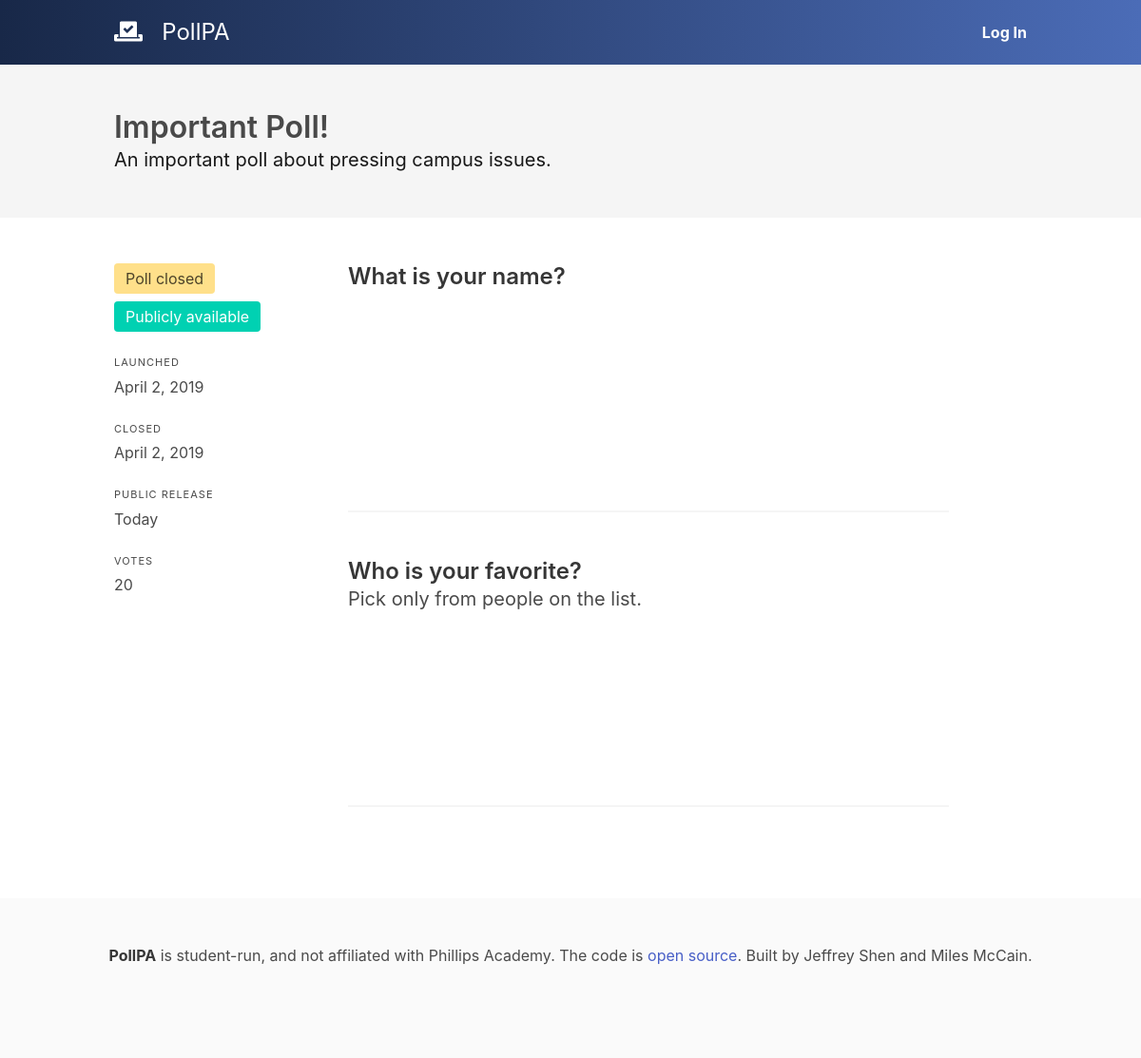
Page /poll/2/ on the earlier database version.
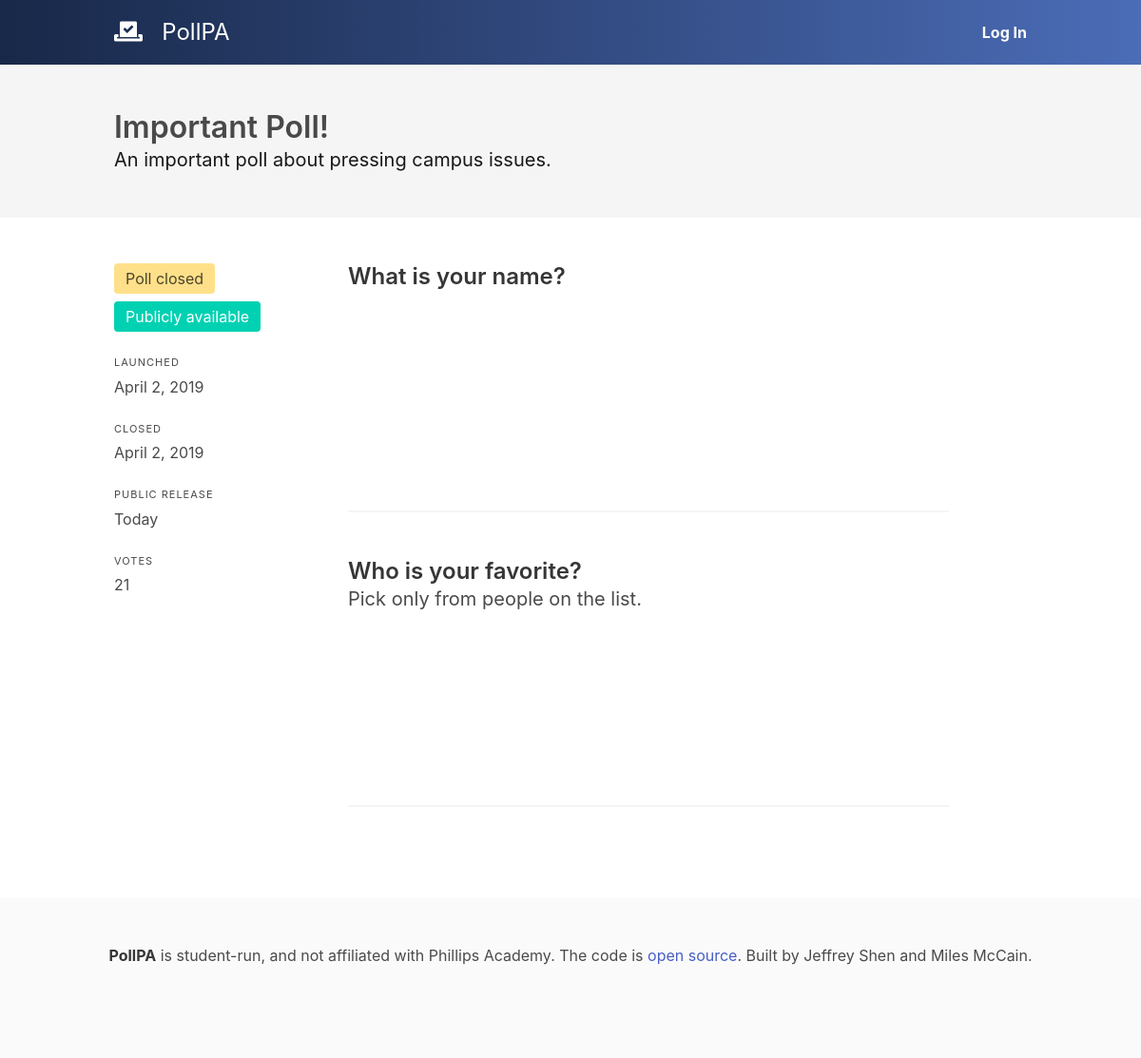
Same page on the later database version.
### polls/models.py (models this page shows, shortened)
class Poll(models.Model):
    id = models.AutoField(primary_key=True)
    created = models.DateTimeField(auto_now_add=True, db_index=True)
    available = models.DateTimeField(db_index=True)
    closes = models.DateTimeField(db_index=True)
    public = models.DateTimeField(db_index=True)
    title = models.TextField()
    description = models.TextField(blank=True)
    @property
    def questions(self):
        return Question.objects.filter(poll=self)
    @property
    def votes(self):
        return Vote.objects.filter(poll=self)
    @property
    def is_public(self):
        return timezone.now() > self.public
    @property
    def is_closed(self):
        return timezone.now() > self.closes
    def state(self, request):
        if not (self.available < timezone.now() or request.user.is_superuser):
            raise Http404()
        if self.public < timezone.now():
            return "results"

### polls/views.py (the view, shortened to what this page needs)
# urls.py: path('poll/<int:poll_id>/', views.poll, name='poll'),
def poll(request, poll_id):
    poll_obj = get_object_or_404(Poll, id=poll_id)
    state = poll_obj.state(request)
    validation = {
        "status": None,
        "text": None
    }
    responses = None
    if state == "results":
        responses = []
        for question in poll_obj.questions:
            q_response = {
                "title": question.text,
                "description": question.description,
                "graph": question.chart,
                "xlabel": "Responses",
                "ylabel": "Count",
                "data": [{"x": choice.text, "y": VoteChoice.objects.filter(question=question, choice=choice).count()} for choice in question.options]
            }
            responses.append(q_response)
    has_user_voted = False
    if request.user.is_authenticated:
        has_user_voted = VoteFingerprint.objects.filter(user=request.user, poll=poll_obj).count() > 0
    return render(request, 'polls/poll.html', {
        "poll": poll_obj,
        "error": None,
        "state": state,
        "responses": responses,
        "validation": validation,
        "has_user_voted": has_user_voted
    })

### polls/models.py (called while the page is built)
    @property
    def options(self):
        return QuestionOption.objects.filter(question=self)

### polls/templates/polls/poll.html (shortened to what this page needs)
{% extends 'polls/content.html' %}
{% load static %}
{% load humanize %}
{% block header %}
<section class="hero is-light">
  <div class="hero-body">
    <div class="container">
      <h1 class="title">
        {{poll.title}}
      </h1>
      <h2 class="subtitle">
        {{poll.description}}
      </h2>
    </div>
  </div>
</section>
{% endblock %}
{% block content %}
<section id="poll" class="columns">
  {% if state != "vote" %}
  <div class="column is-3">
    <div class="tags">
      {% if poll.is_closed %}
        <span class="tag is-medium is-warning level-item">Poll closed</span>
      {% else %}
        <span class="tag is-medium is-link level-item">Closes {{poll.closes|naturaltime}}</span>
      {% endif %}
      {% if poll.is_public %}
        <span class="tag is-medium is-primary level-item">Publicly available</span>
      {% endif %}
    </div>
    <p class="heading">Launched</p>
    <p>{{poll.available|naturalday|capfirst}}</p>
    <br>
    <p class="heading">Closed</p>
    <p>{{poll.available|naturalday|capfirst}}</p>
    <br>
    <p class="heading">Public Release</p>
    <p>{{poll.public|naturalday|capfirst}}</p>
    <br>
    <p class="heading">Votes</p>
    <p>{{poll.votes|length|intcomma}}</p>
  </div>
  {% endif %}
  <div class="column is-8" id="questions">
    {% if state == "results" %}
      {% for response in responses %}
        <h2 class="is-size-4 title">{{response.title}}</h2>
        <p class="subtitle is-size-5">{{response.description}}&nbsp;</p>
        {% if response.graph == "bar" %}
          {% include "polls/graphs/bar.html" with data=response.data xlabel=response.xlabel ylabel=response.ylabel %}
        {% elif response.graph == "binary-slider" %}
          {% include "polls/graphs/binary-slider.html" with data=response.data %}
        {% elif response.graph == "pie" %}
          {% include "polls/graphs/pie.html" with data=response.data ylabel=response.ylabel  %}
        {% endif %}
        <hr>
        <br>
      {% endfor %}
    {% endif %}
  </div>
</section>
{% endblock %}

Differences in the rows shown:
changed Poll "Important Poll!": votes|length "20" → "21"
